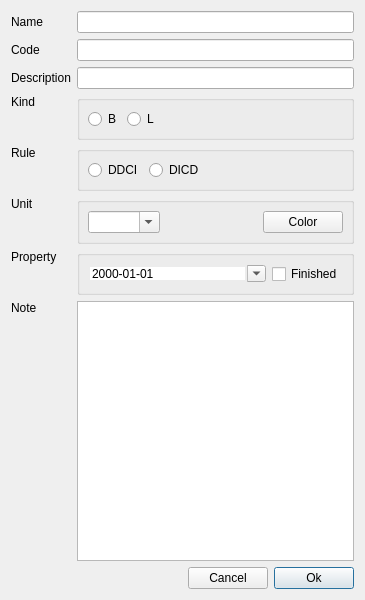
<?xml version="1.0" encoding="UTF-8"?>
<ui version="4.0">
 <class>InsertNodeTask</class>
 <widget class="QDialog" name="InsertNodeTask">
  <property name="geometry">
   <rect>
    <x>0</x>
    <y>0</y>
    <width>365</width>
    <height>600</height>
   </rect>
  </property>
  <layout class="QGridLayout" name="gridLayout_4">
   <item row="0" column="0">
    <widget class="QLabel" name="labName">
     <property name="sizePolicy">
      <sizepolicy hsizetype="Fixed" vsizetype="Preferred">
       <horstretch>0</horstretch>
       <verstretch>0</verstretch>
      </sizepolicy>
     </property>
     <property name="text">
      <string>Name</string>
     </property>
     <property name="buddy">
      <cstring>lineEditName</cstring>
     </property>
    </widget>
   </item>
   <item row="1" column="0">
    <widget class="QLabel" name="labCode">
     <property name="text">
      <string>Code</string>
     </property>
     <property name="buddy">
      <cstring>lineEditCode</cstring>
     </property>
    </widget>
   </item>
   <item row="2" column="0">
    <widget class="QLabel" name="labDescription">
     <property name="text">
      <string>Description</string>
     </property>
     <property name="buddy">
      <cstring>lineEditDescription</cstring>
     </property>
    </widget>
   </item>
   <item row="3" column="0">
    <widget class="QLabel" name="labKind">
     <property name="sizePolicy">
      <sizepolicy hsizetype="Preferred" vsizetype="Preferred">
       <horstretch>0</horstretch>
       <verstretch>0</verstretch>
      </sizepolicy>
     </property>
     <property name="toolTip">
      <string>Cannot be changed once set. Delete and recreate to modify.</string>
     </property>
     <property name="text">
      <string>Kind</string>
     </property>
     <property name="alignment">
      <set>Qt::AlignmentFlag::AlignLeading|Qt::AlignmentFlag::AlignLeft|Qt::AlignmentFlag::AlignTop</set>
     </property>
     <property name="buddy">
      <cstring>rBtnDICD</cstring>
     </property>
    </widget>
   </item>
   <item row="4" column="0">
    <widget class="QLabel" name="labRule">
     <property name="sizePolicy">
      <sizepolicy hsizetype="Preferred" vsizetype="Preferred">
       <horstretch>0</horstretch>
       <verstretch>0</verstretch>
      </sizepolicy>
     </property>
     <property name="text">
      <string>Rule</string>
     </property>
     <property name="alignment">
      <set>Qt::AlignmentFlag::AlignLeading|Qt::AlignmentFlag::AlignLeft|Qt::AlignmentFlag::AlignTop</set>
     </property>
     <property name="buddy">
      <cstring>rBtnDICD</cstring>
     </property>
    </widget>
   </item>
   <item row="5" column="0">
    <widget class="QLabel" name="labUnit">
     <property name="toolTip">
      <string>Cannot be changed once set. Delete and recreate to modify.</string>
     </property>
     <property name="text">
      <string>Unit</string>
     </property>
     <property name="alignment">
      <set>Qt::AlignmentFlag::AlignLeading|Qt::AlignmentFlag::AlignLeft|Qt::AlignmentFlag::AlignTop</set>
     </property>
    </widget>
   </item>
   <item row="6" column="0">
    <widget class="QLabel" name="labProperty">
     <property name="text">
      <string>Property</string>
     </property>
     <property name="alignment">
      <set>Qt::AlignmentFlag::AlignLeading|Qt::AlignmentFlag::AlignLeft|Qt::AlignmentFlag::AlignTop</set>
     </property>
    </widget>
   </item>
   <item row="7" column="0">
    <widget class="QLabel" name="labNote">
     <property name="sizePolicy">
      <sizepolicy hsizetype="Preferred" vsizetype="Expanding">
       <horstretch>0</horstretch>
       <verstretch>0</verstretch>
      </sizepolicy>
     </property>
     <property name="text">
      <string>Note</string>
     </property>
     <property name="alignment">
      <set>Qt::AlignmentFlag::AlignLeading|Qt::AlignmentFlag::AlignLeft|Qt::AlignmentFlag::AlignTop</set>
     </property>
     <property name="buddy">
      <cstring>plainTextEdit</cstring>
     </property>
    </widget>
   </item>
   <item row="7" column="1" colspan="3">
    <widget class="PlainTextEdit" name="plainTextEdit">
     <property name="tabChangesFocus">
      <bool>true</bool>
     </property>
    </widget>
   </item>
   <item row="8" column="0" colspan="2">
    <spacer name="horizontalSpacer_5">
     <property name="orientation">
      <enum>Qt::Orientation::Horizontal</enum>
     </property>
     <property name="sizeHint" stdset="0">
      <size>
       <width>111</width>
       <height>20</height>
      </size>
     </property>
    </spacer>
   </item>
   <item row="8" column="2">
    <widget class="QPushButton" name="pBtnCancel">
     <property name="sizePolicy">
      <sizepolicy hsizetype="Fixed" vsizetype="Fixed">
       <horstretch>0</horstretch>
       <verstretch>0</verstretch>
      </sizepolicy>
     </property>
     <property name="text">
      <string>Cancel</string>
     </property>
    </widget>
   </item>
   <item row="8" column="3">
    <widget class="QPushButton" name="pBtnOk">
     <property name="sizePolicy">
      <sizepolicy hsizetype="Fixed" vsizetype="Fixed">
       <horstretch>0</horstretch>
       <verstretch>0</verstretch>
      </sizepolicy>
     </property>
     <property name="text">
      <string>Ok</string>
     </property>
     <property name="default">
      <bool>true</bool>
     </property>
    </widget>
   </item>
   <item row="0" column="1" colspan="3">
    <widget class="LineEdit" name="lineEditName">
     <property name="sizePolicy">
      <sizepolicy hsizetype="Expanding" vsizetype="Fixed">
       <horstretch>0</horstretch>
       <verstretch>0</verstretch>
      </sizepolicy>
     </property>
    </widget>
   </item>
   <item row="1" column="1" colspan="3">
    <widget class="LineEdit" name="lineEditCode">
     <property name="sizePolicy">
      <sizepolicy hsizetype="Preferred" vsizetype="Fixed">
       <horstretch>0</horstretch>
       <verstretch>0</verstretch>
      </sizepolicy>
     </property>
    </widget>
   </item>
   <item row="2" column="1" colspan="3">
    <widget class="LineEdit" name="lineEditDescription">
     <property name="sizePolicy">
      <sizepolicy hsizetype="Preferred" vsizetype="Preferred">
       <horstretch>0</horstretch>
       <verstretch>0</verstretch>
      </sizepolicy>
     </property>
    </widget>
   </item>
   <item row="3" column="1" colspan="3">
    <widget class="QGroupBox" name="groupBox_3">
     <property name="title">
      <string/>
     </property>
     <layout class="QGridLayout" name="gridLayout_2">
      <property name="leftMargin">
       <number>8</number>
      </property>
      <property name="topMargin">
       <number>8</number>
      </property>
      <property name="rightMargin">
       <number>8</number>
      </property>
      <property name="bottomMargin">
       <number>8</number>
      </property>
      <property name="spacing">
       <number>-1</number>
      </property>
      <item row="0" column="0">
       <widget class="QRadioButton" name="rBtnBranch">
        <property name="toolTip">
         <string>Branch</string>
        </property>
        <property name="text">
         <string notr="true">B</string>
        </property>
       </widget>
      </item>
      <item row="0" column="3">
       <spacer name="horizontalSpacer_4">
        <property name="orientation">
         <enum>Qt::Orientation::Horizontal</enum>
        </property>
        <property name="sizeHint" stdset="0">
         <size>
          <width>40</width>
          <height>5</height>
         </size>
        </property>
       </spacer>
      </item>
      <item row="0" column="1">
       <widget class="QRadioButton" name="rBtnLeaf">
        <property name="toolTip">
         <string>Leaf</string>
        </property>
        <property name="text">
         <string notr="true">L</string>
        </property>
       </widget>
      </item>
     </layout>
    </widget>
   </item>
   <item row="4" column="1" colspan="3">
    <widget class="QGroupBox" name="groupBox">
     <property name="sizePolicy">
      <sizepolicy hsizetype="Preferred" vsizetype="Preferred">
       <horstretch>0</horstretch>
       <verstretch>0</verstretch>
      </sizepolicy>
     </property>
     <property name="title">
      <string/>
     </property>
     <layout class="QHBoxLayout" name="horizontalLayout" stretch="0,0,0">
      <property name="spacing">
       <number>-1</number>
      </property>
      <property name="leftMargin">
       <number>8</number>
      </property>
      <property name="topMargin">
       <number>8</number>
      </property>
      <property name="rightMargin">
       <number>8</number>
      </property>
      <property name="bottomMargin">
       <number>8</number>
      </property>
      <item>
       <widget class="QRadioButton" name="rBtnDDCI">
        <property name="toolTip">
         <string>Debit Decrease, Credit Increase</string>
        </property>
        <property name="text">
         <string notr="true">DDCI</string>
        </property>
       </widget>
      </item>
      <item>
       <widget class="QRadioButton" name="rBtnDICD">
        <property name="toolTip">
         <string>Debit Increase, Credit Decrease</string>
        </property>
        <property name="text">
         <string notr="true">DICD</string>
        </property>
       </widget>
      </item>
      <item>
       <spacer name="horizontalSpacer_2">
        <property name="orientation">
         <enum>Qt::Orientation::Horizontal</enum>
        </property>
        <property name="sizeHint" stdset="0">
         <size>
          <width>40</width>
          <height>5</height>
         </size>
        </property>
       </spacer>
      </item>
     </layout>
    </widget>
   </item>
   <item row="6" column="1" colspan="3">
    <widget class="QGroupBox" name="groupBox">
     <layout class="QGridLayout" name="gridLayout">
      <property name="leftMargin">
       <number>8</number>
      </property>
      <property name="topMargin">
       <number>8</number>
      </property>
      <property name="rightMargin">
       <number>8</number>
      </property>
      <property name="bottomMargin">
       <number>8</number>
      </property>
      <property name="verticalSpacing">
       <number>-1</number>
      </property>
      <item row="1" column="0">
       <widget class="DateTimeEdit" name="issuedTime">
        <property name="frame">
         <bool>false</bool>
        </property>
        <property name="buttonSymbols">
         <enum>QAbstractSpinBox::ButtonSymbols::NoButtons</enum>
        </property>
        <property name="displayFormat">
         <string>yyyy-MM-dd</string>
        </property>
        <property name="calendarPopup">
         <bool>true</bool>
        </property>
       </widget>
      </item>
      <item row="1" column="1">
       <widget class="QCheckBox" name="chkBoxFinished">
        <property name="sizePolicy">
         <sizepolicy hsizetype="Fixed" vsizetype="Fixed">
          <horstretch>0</horstretch>
          <verstretch>0</verstretch>
         </sizepolicy>
        </property>
        <property name="text">
         <string>Finished</string>
        </property>
       </widget>
      </item>
     </layout>
    </widget>
   </item>
   <item row="5" column="1" colspan="3">
    <widget class="QGroupBox" name="groupBoxUnit">
     <layout class="QGridLayout" name="gridLayout_3">
      <property name="leftMargin">
       <number>8</number>
      </property>
      <property name="topMargin">
       <number>8</number>
      </property>
      <property name="rightMargin">
       <number>8</number>
      </property>
      <property name="bottomMargin">
       <number>8</number>
      </property>
      <item row="0" column="0">
       <widget class="ComboBox" name="comboUnit">
        <property name="editable">
         <bool>true</bool>
        </property>
        <property name="insertPolicy">
         <enum>QComboBox::InsertPolicy::NoInsert</enum>
        </property>
       </widget>
      </item>
      <item row="0" column="1">
       <spacer name="horizontalSpacer_6">
        <property name="orientation">
         <enum>Qt::Orientation::Horizontal</enum>
        </property>
        <property name="sizeHint" stdset="0">
         <size>
          <width>40</width>
          <height>20</height>
         </size>
        </property>
       </spacer>
      </item>
      <item row="0" column="2">
       <widget class="QPushButton" name="pBtnColor">
        <property name="text">
         <string>Color</string>
        </property>
       </widget>
      </item>
     </layout>
    </widget>
   </item>
  </layout>
 </widget>
 <customwidgets>
  <customwidget>
   <class>LineEdit</class>
   <extends>QLineEdit</extends>
   <header location="global">widget/lineedit.h</header>
  </customwidget>
  <customwidget>
   <class>ComboBox</class>
   <extends>QComboBox</extends>
   <header location="global">widget/combobox.h</header>
  </customwidget>
  <customwidget>
   <class>PlainTextEdit</class>
   <extends>QPlainTextEdit</extends>
   <header location="global">widget/plaintextedit.h</header>
  </customwidget>
  <customwidget>
   <class>DateTimeEdit</class>
   <extends>QDateTimeEdit</extends>
   <header location="global">widget/datetimeedit.h</header>
  </customwidget>
 </customwidgets>
 <tabstops>
  <tabstop>lineEditName</tabstop>
  <tabstop>lineEditCode</tabstop>
  <tabstop>plainTextEdit</tabstop>
  <tabstop>pBtnOk</tabstop>
  <tabstop>pBtnCancel</tabstop>
 </tabstops>
 <resources/>
 <connections>
  <connection>
   <sender>pBtnCancel</sender>
   <signal>clicked()</signal>
   <receiver>InsertNodeTask</receiver>
   <slot>reject()</slot>
   <hints>
    <hint type="sourcelabel">
     <x>357</x>
     <y>506</y>
    </hint>
    <hint type="destinationlabel">
     <x>276</x>
     <y>492</y>
    </hint>
   </hints>
  </connection>
  <connection>
   <sender>pBtnOk</sender>
   <signal>clicked()</signal>
   <receiver>InsertNodeTask</receiver>
   <slot>accept()</slot>
   <hints>
    <hint type="sourcelabel">
     <x>431</x>
     <y>501</y>
    </hint>
    <hint type="destinationlabel">
     <x>158</x>
     <y>491</y>
    </hint>
   </hints>
  </connection>
 </connections>
</ui>
